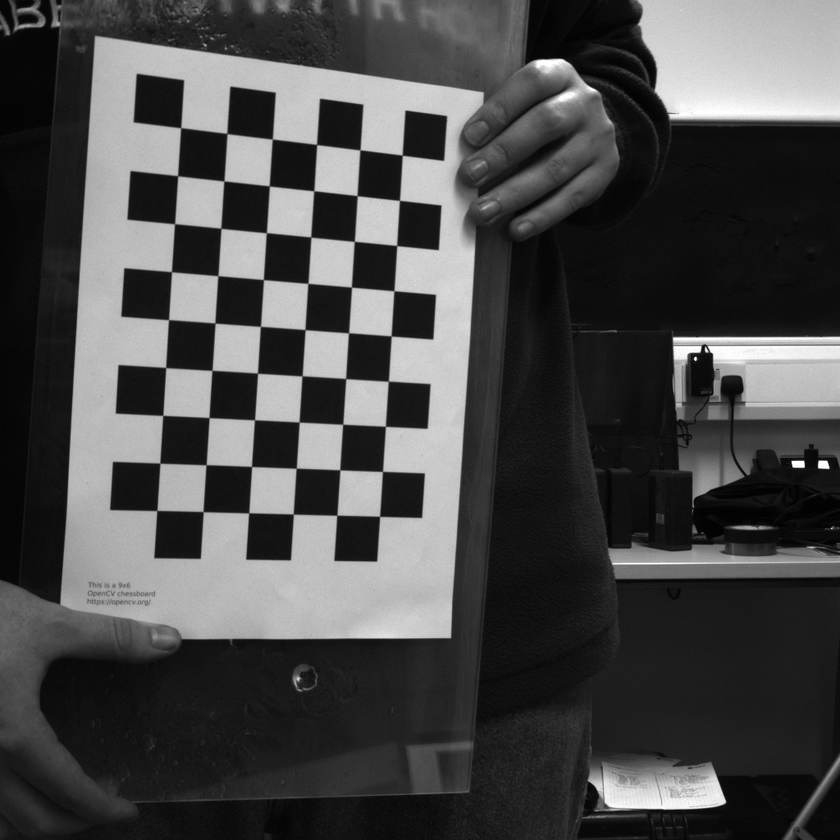
#> input picture HenryFiles/Camera Calibration/left images/aupe-cal_c16_LWAC01_T00_P00_BS.png, 840 x 840 px, shrunk from 1024 x 1024 before the run
$ python 'threshold experimenting.py'
#> lines starting #> are read from the running program, lines starting #| are printed output that depends on the picture; after the words box and inside, x2 and y2 are one past the last pixel; in counts of white or black regions, pixels touching at a corner belong together
import cv2 as cv
import numpy as np
from matplotlib import pyplot as plt
import glob
# file_path = 'P:\CS39440 Major Project\pcot-exomars-pancam-major-project\HenryFiles\Camera Calibration\Tutorial\gradient.png'
file_path = 'HenryFiles/Camera Calibration/right images/aupe-cal_c25_RWAC01_T00_P00_BS.png'
folder_path = "HenryFiles/Camera Calibration/left images/"
# [19 lines of commented-out code are left out]

def attempt_thresh(image_files):
    for file in image_files:

        img = cv.imread(file)
#> img is the input picture: shape (840, 840, 3); min 0, max 255, mean 73.9

        gray = cv.cvtColor(img, cv.COLOR_BGR2GRAY)

        ret, thresh = cv.threshold(img, 100, 255, cv.THRESH_BINARY)
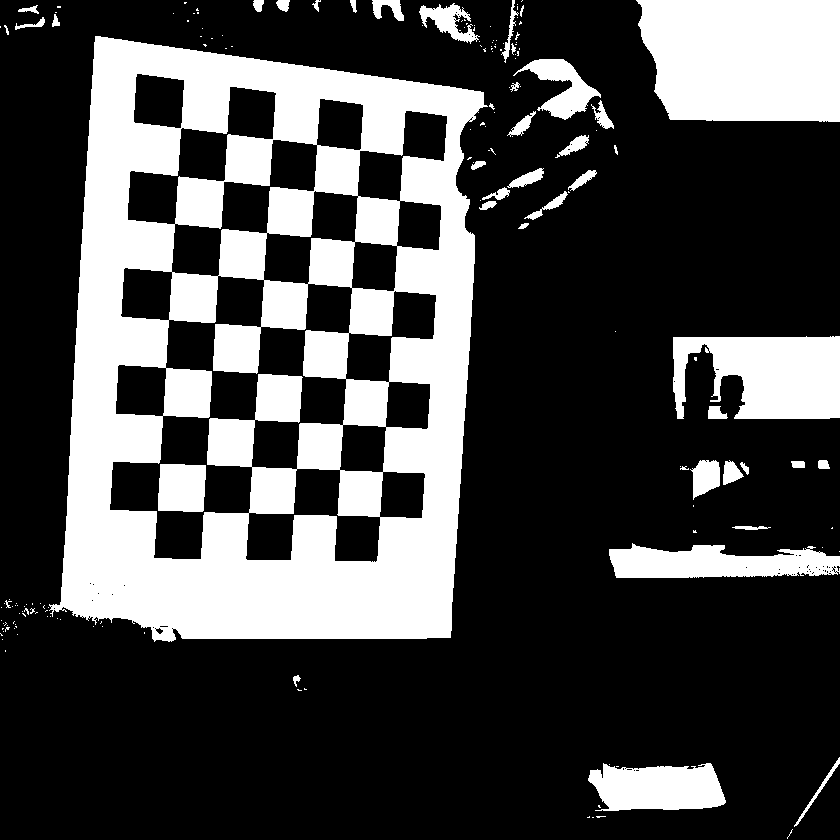
#> thresh: shape (840, 840, 3); 28.8% white; 168 white regions (125 under 20 px), largest, box (x1, y1, x2, y2) and area: (49, 36, 488, 642) 147458, (636, 0, 840, 122) 22801, (673, 336, 840, 419) 10650

        cv.imshow('Thresholded Image', thresh)
        cv.waitKey(0)
#> pass 2 of the loop in attempt_thresh, `for file in image_files:`:
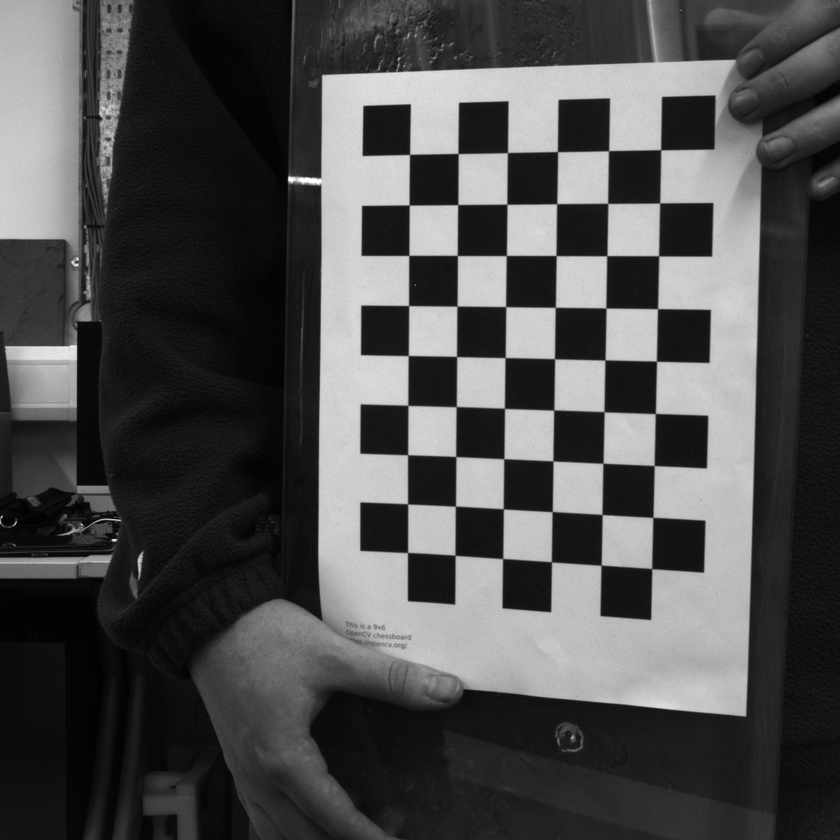
#> input picture HenryFiles/Camera Calibration/left images/aupe-cal_c17_LWAC01_T00_P00_BS.png, 840 x 840 px, shrunk from 1024 x 1024 before the run
#> in attempt_thresh, img is the input picture: shape (840, 840, 3); min 0, max 255, mean 77.6
#> in attempt_thresh, `ret, thresh = cv.threshold(img, 100, 255, cv.THRESH_BINARY)`:
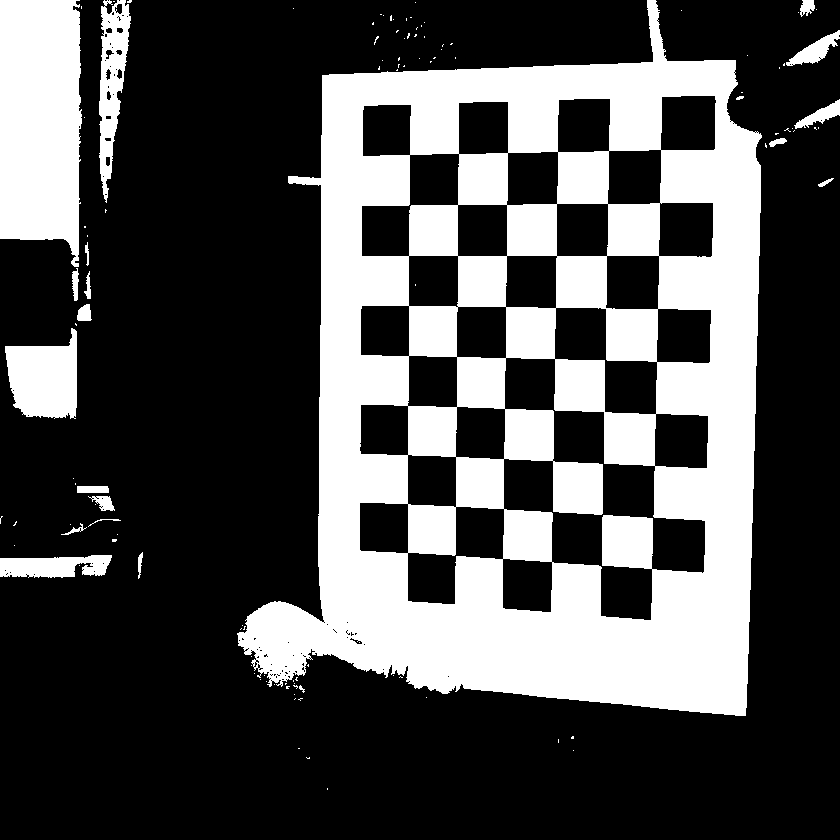
#> thresh: shape (840, 840, 3); 31.2% white; 115 white regions (94 under 20 px), largest, box (x1, y1, x2, y2) and area: (237, 0, 762, 716) 188021, (0, 0, 82, 267) 19256, (5, 328, 77, 419) 4780
#> pass 3 of the loop in attempt_thresh, `for file in image_files:`:
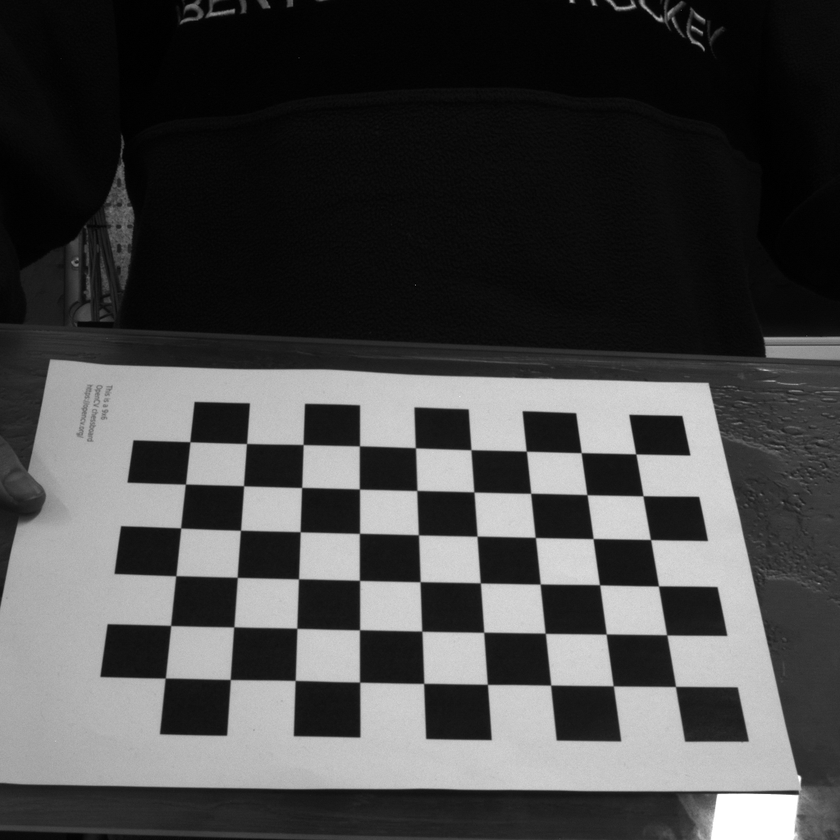
#> input picture HenryFiles/Camera Calibration/left images/aupe-cal_c20_LWAC01_T00_P00_BS.png, 840 x 840 px, shrunk from 1024 x 1024 before the run
#> in attempt_thresh, img is the input picture: shape (840, 840, 3); min 0, max 255, mean 71.8
#> in attempt_thresh, `ret, thresh = cv.threshold(img, 100, 255, cv.THRESH_BINARY)`:
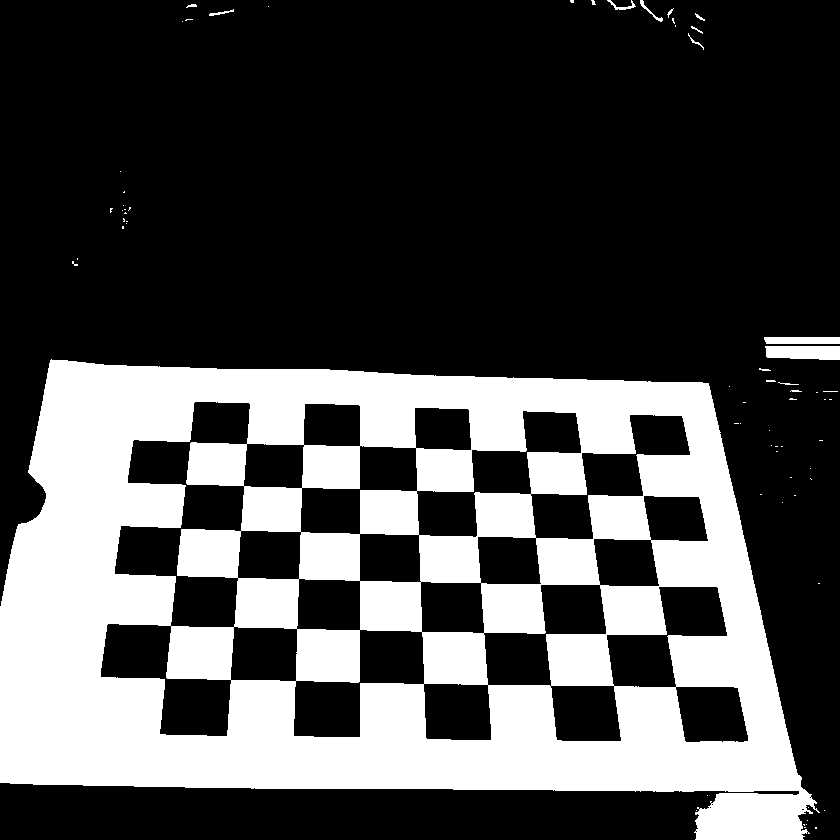
#> thresh: shape (840, 840, 3); 30.5% white; 67 white regions (54 under 20 px), largest, box (x1, y1, x2, y2) and area: (0, 359, 820, 840) 213299, (765, 346, 840, 360) 960, (764, 337, 840, 344) 526

image_files = glob.glob(folder_path + "*.png")

attempt_thresh(image_files)
